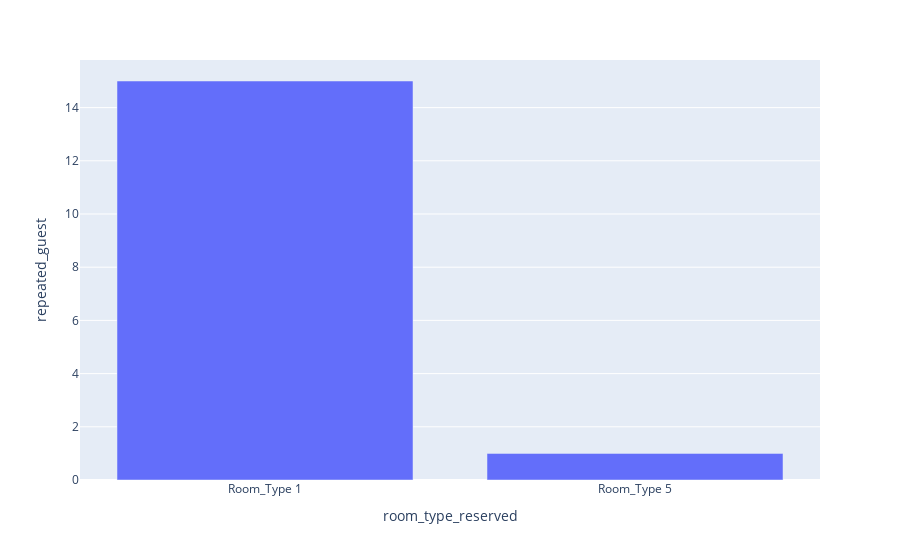

Notebook code for this chart:
### Code cell
repeated = df.query('repeated_guest == 1 & booking_status == "Canceled"').groupby('room_type_reserved')['repeated_guest'].count().reset_index()
fig = px.bar(repeated, x='room_type_reserved', y='repeated_guest')
fig.show()

### Figure 1 — Plotly figure (JSON) as saved in the notebook; plotly's stock layout.template omitted (floating-point values rounded to 4 significant figures)
{"data": [{"hovertemplate": "room_type_reserved=%{x}<br>repeated_guest=%{y}<extra></extra>", "legendgroup": "", "marker": {"color": "#636efa", "pattern": {"shape": ""}}, "name": "", "orientation": "v", "showlegend": false, "textposition": "auto", "type": "bar", "x": ["Room_Type 1", "Room_Type 5"], "xaxis": "x", "y": [15, 1], "yaxis": "y"}], "layout": {"barmode": "relative", "legend": {"tracegroupgap": 0}, "margin": {"t": 60}, "xaxis": {"anchor": "y", "domain": [0, 1], "title": {"text": "room_type_reserved"}}, "yaxis": {"anchor": "x", "domain": [0, 1], "title": {"text": "repeated_guest"}}}}
